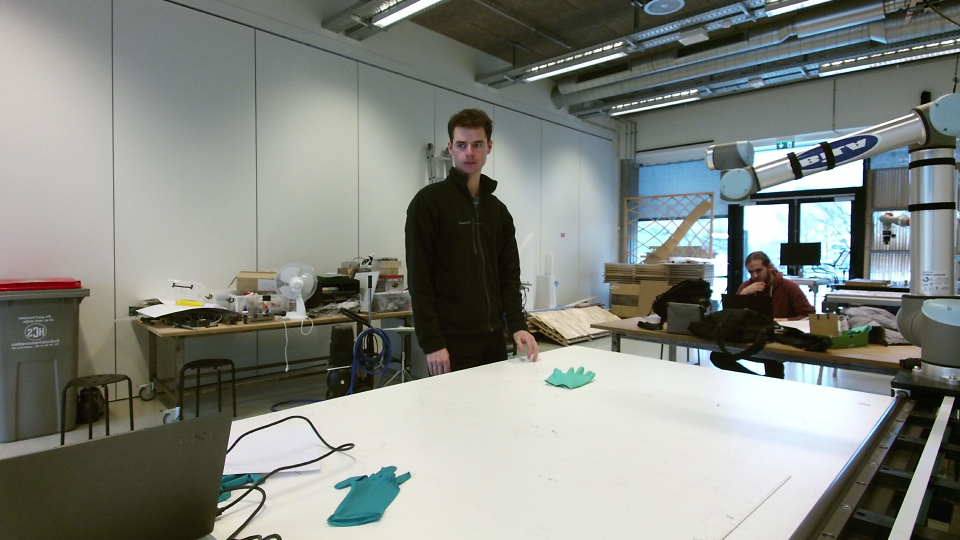
#> input picture Kinect/images/color/1230.png, 1920 x 1080 px (shown at 1/2 size)
$ python -i glove_thresholde.py   (imports and definitions only)
#> lines starting #> are read from the running program, lines starting #| are printed output that depends on the picture; pictures that were not available may be replaced by others from this repository, and a replacement may not be noted
import cv2
import numpy as np


#img = cv2.imread("Mats/cameraTest/Kinect V2/1.jpg")

def findGlove(img):

    def get_hsv_data(img):
        hsv_img = cv2.cvtColor(img,cv2.COLOR_BGR2HSV)
        return [np.average(hsv_img[:,:,0]),np.average(hsv_img[:,:,1]),np.average(hsv_img[:,:,2])]

    glove_img = cv2.imread("cameraTest_renamed/Kinect V2/glove_colour.jpg")
    img = cv2.imread("cameraTest_renamed/Kinect V2/1.jpg")

    glove_hsv = get_hsv_data(glove_img)

    hsv_img = hsv_img = cv2.cvtColor(img,cv2.COLOR_BGR2HSV)


    hs = np.array(glove_hsv)*1.2
    ls = np.array(glove_hsv)*0.8

    mask = cv2.inRange(hsv_img,(ls[0],ls[1],ls[2]),(hs[0],hs[1],hs[2]))

    kernel=np.array([[0,1,1,0],[1,1,1,1],[1,1,1,1],[0,1,1,0]], np.uint8)

    #print(kernel.shape)

    for i in range(1):
        glove = cv2.erode(mask ,kernel)
    for i in range(3):
        glove = cv2.dilate(glove,kernel)

    # [4 lines of commented-out code are left out]
    return glove


#findGlove(img)

>>> import cv2
>>> picture = cv2.imread('images/color/1230.png', cv2.IMREAD_GRAYSCALE)
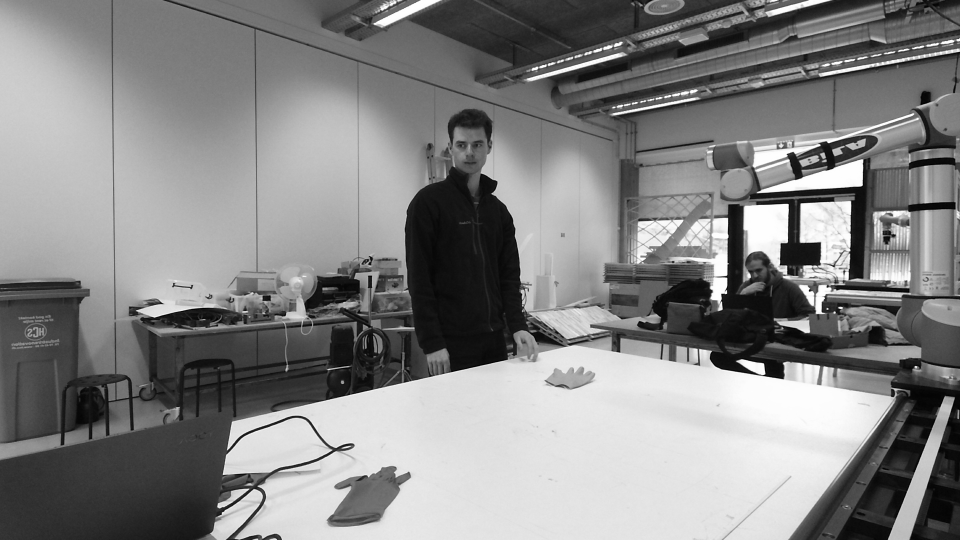
#> picture: shape (1080, 1920) (shown at 1/2 size); min 0, max 255, mean 132.4
>>> result = findGlove(picture)
#> in findGlove, glove_img is the input picture: shape (1080, 1920, 3); mean B, G, R 128.6, 134.7, 131
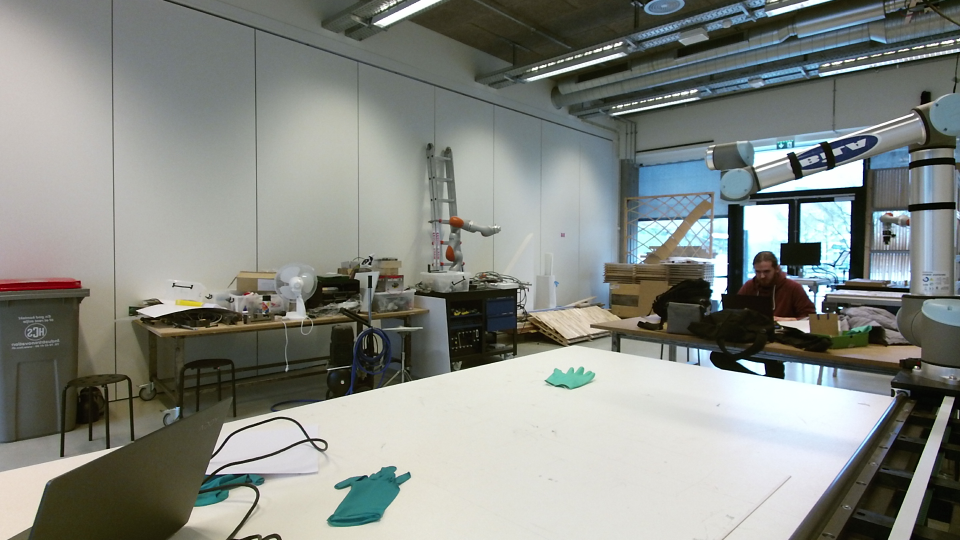
#> input picture Kinect/images/color/180.png, 1920 x 1080 px, given in place of 1.jpg, which was not available (shown at 1/2 size)
#> in findGlove, img is the input picture: shape (1080, 1920, 3); mean B, G, R 131.6, 137.3, 133.7
#> in get_hsv_data, `hsv_img = cv2.cvtColor(img,cv2.COLOR_BGR2HSV)`: hsv_img: shape (1080, 1920, 3); mean H, S, V 51.3, 47.8, 138.3
#> in findGlove, `glove_hsv = get_hsv_data(glove_img)`: glove_hsv = [51.31, 47.83, 138.3]
#> in findGlove, `hsv_img = hsv_img = cv2.cvtColor(img,cv2.COLOR_BGR2HSV)`: hsv_img: shape (1080, 1920, 3); mean H, S, V 52.3, 44.4, 141.1
#> in findGlove, `hs = np.array(glove_hsv)*1.2`: hs = [61.57, 57.39, 165.9]
#> in findGlove, `ls = np.array(glove_hsv)*0.8`: ls = [41.05, 38.26, 110.6]
#> in findGlove, `mask = cv2.inRange(hsv_img,(ls[0],ls[1],ls[2]),(hs[0],hs[1],hs[2]))`:
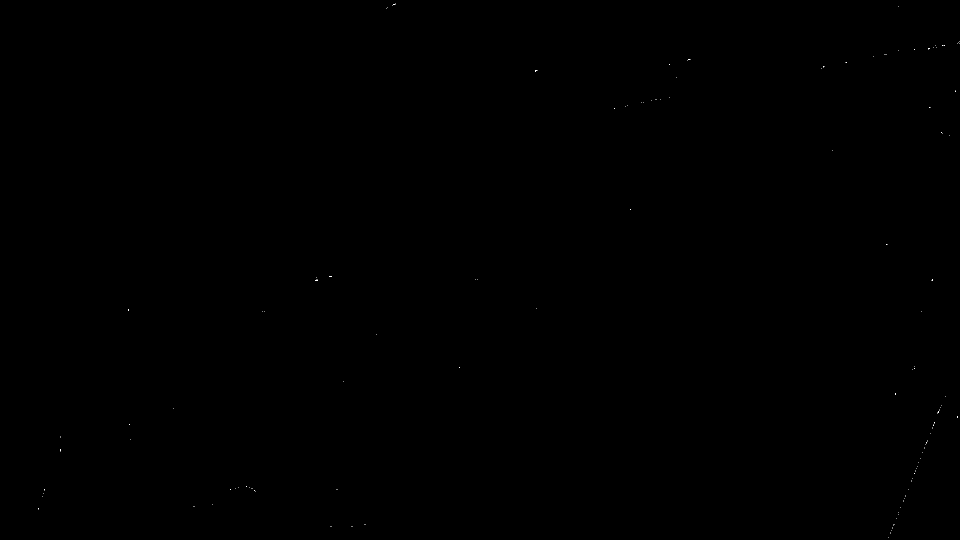
#> mask: shape (1080, 1920) (shown at 1/2 size); 0.01% white in thin lines or dots
